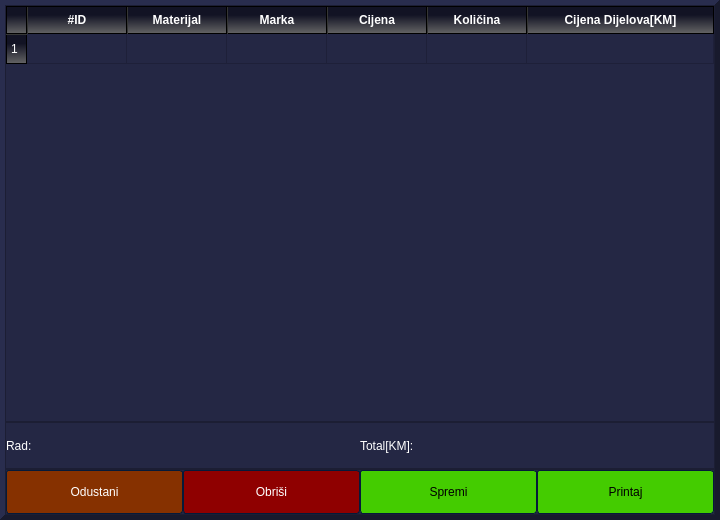
<?xml version="1.0" encoding="UTF-8"?>
<ui version="4.0">
 <class>ReceiptWindow</class>
 <widget class="QDialog" name="ReceiptWindow">
  <property name="geometry">
   <rect>
    <x>0</x>
    <y>0</y>
    <width>720</width>
    <height>520</height>
   </rect>
  </property>
  <property name="sizePolicy">
   <sizepolicy hsizetype="Ignored" vsizetype="Preferred">
    <horstretch>0</horstretch>
    <verstretch>0</verstretch>
   </sizepolicy>
  </property>
  <property name="windowTitle">
   <string>Budget Flow - Receipt</string>
  </property>
  <property name="styleSheet">
   <string notr="true">/*Copyright (c) DevSec Studio. All rights reserved.

MIT License

Permission is hereby granted, free of charge, to any person obtaining a copy
of this software and associated documentation files (the &quot;Software&quot;), to deal
in the Software without restriction, including without limitation the rights
to use, copy, modify, merge, publish, distribute, sublicense, and/or sell
copies of the Software, and to permit persons to whom the Software is
furnished to do so, subject to the following conditions:

The above copyright notice and this permission notice shall be included in all
copies or substantial portions of the Software.

THE SOFTWARE IS PROVIDED *AS IS*, WITHOUT WARRANTY OF ANY KIND, EXPRESS OR
IMPLIED, INCLUDING BUT NOT LIMITED TO THE WARRANTIES OF MERCHANTABILITY,
FITNESS FOR A PARTICULAR PURPOSE AND NONINFRINGEMENT. IN NO EVENT SHALL THE
AUTHORS OR COPYRIGHT HOLDERS BE LIABLE FOR ANY CLAIM, DAMAGES OR OTHER
LIABILITY, WHETHER IN AN ACTION OF CONTRACT, TORT OR OTHERWISE, ARISING FROM,
OUT OF OR IN CONNECTION WITH THE SOFTWARE OR THE USE OR OTHER DEALINGS IN THE SOFTWARE.
*/

/*-----QWidget-----*/
QWidget
{
	
	background-color: rgb(36, 39, 68);
	color: #fff;
	selection-background-color: rgb(0, 255, 127);
	selection-color: #000;

}


/*-----QLabel-----*/
QLabel
{
	background-color: transparent;
	color: #fff;

}


/*-----QMenuBar-----*/
QMenuBar 
{
	background-color: qlineargradient(spread:repeat, x1:1, y1:0, x2:1, y2:1, stop:0 rgba(57, 57, 57, 255),stop:1 rgba(50, 50, 50, 255));
	border: 1px solid #000;
	color: #fff;

}


QMenuBar::item 
{
	background-color: transparent;

}


QMenuBar::item:selected 
{
	background-color: rgba(183, 134, 32, 20%);
	border: 1px solid #b78620;
	color: #fff;

}


QMenuBar::item:pressed 
{
	background-color: rgb(183, 134, 32);
	border: 1px solid #b78620;
	color: #fff;

}


/*-----QMenu-----*/
QMenu
{
    background-color: qlineargradient(spread:repeat, x1:1, y1:0, x2:1, y2:1, stop:0 rgba(57, 57, 57, 255),stop:1 rgba(50, 50, 50, 255));
    border: 1px solid #222;
    padding: 4px;
	color: #fff;

}


QMenu::item
{
    background-color: transparent;
    padding: 2px 20px 2px 20px;

}


QMenu::separator
{
   	background-color: rgb(183, 134, 32);
	height: 1px;

}


QMenu::item:disabled
{
    color: #555;
    background-color: transparent;
    padding: 2px 20px 2px 20px;

}


QMenu::item:selected
{
	background-color: rgba(183, 134, 32, 20%);
	border: 1px solid #b78620;
	color: #fff;

}


/*-----QToolBar-----*/
QToolBar
{
	background-color: qlineargradient(spread:repeat, x1:1, y1:0, x2:1, y2:1, stop:0 rgba(69, 69, 69, 255),stop:1 rgba(58, 58, 58, 255));
	border-top: none;
	border-bottom: 1px solid #4f4f4f;
	border-left: 1px solid #4f4f4f;
	border-right: 1px solid #4f4f4f;

}


QToolBar::separator
{
	background-color: #2e2e2e;
	width: 1px;

}


/*-----QToolButton-----*/
QToolButton 
{
	background-color: transparent;
	color: #fff;
	padding: 5px;
	padding-left: 8px;
	padding-right: 8px;
	margin-left: 1px;
}


QToolButton:hover
{
	background-color: rgba(183, 134, 32, 20%);
	border: 1px solid #b78620;
	color: #fff;
	
}


QToolButton:pressed
{
	background-color: qlineargradient(spread:repeat, x1:1, y1:0, x2:1, y2:1, stop:0 rgba(57, 57, 57, 255),stop:1 rgba(50, 50, 50, 255));
	border: 1px solid #b78620;

}


QToolButton:checked
{
	background-color: qlineargradient(spread:repeat, x1:1, y1:0, x2:1, y2:1, stop:0 rgba(57, 57, 57, 255),stop:1 rgba(50, 50, 50, 255));
	border: 1px solid #222;
}


/*-----QPushButton-----*/
QPushButton
{
	background-color: qlineargradient(spread:repeat, x1:1, y1:0, x2:1, y2:1, stop:0 rgba(84, 84, 84, 255),stop:1 rgba(59, 59, 59, 255));
	color: #ffffff;
	min-width: 80px;
	border-style: solid;
	border-width: 1px;
	border-radius: 3px;
	border-color: #051a39;
	padding: 5px;

}


QPushButton::flat
{
	background-color: rgb(24, 25, 45);
	color:white;
}


QPushButton::disabled
{
	background-color: #404040;
	color: #656565;
	border-color: #051a39;

}


QPushButton::hover
{
	background-color: rgba(0, 85, 255, 10%);
	border: 1px solid  rgb(0, 85, 255);

}


QPushButton::pressed
{
	background-color: qlineargradient(spread:pad, x1:0.489, y1:0, x2:0.494, y2:1, stop:0.102273 rgba(0, 0, 0, 255), stop:0.880682 rgba(9, 31, 198, 167));
	border: 1px solid #b78620;

}


QPushButton::checked
{
	background-color: qlineargradient(spread:repeat, x1:1, y1:0, x2:1, y2:1, stop:0 rgba(74, 74, 74, 255),stop:1 rgba(49, 49, 49, 255));
	border: 1px solid #222;

}


/*-----QLineEdit-----*/
QLineEdit
{
	background-color: rgb(15, 16, 29);
	color : #eee;
	border: 1px solid rgb(0, 0, 0);;
	border-radius: 2px;

}


/*-----QPlainTExtEdit-----*/
QPlainTextEdit
{
	background-color: #131313;
	color : #eee;
	border: 1px solid #343434;
	border-radius: 2px;
	padding: 3px;
	padding-left: 5px;

}


/*-----QTabBar-----*/
QTabBar::tab
{
	background-color: qlineargradient(spread:repeat, x1:1, y1:0, x2:1, y2:1, stop:0 rgba(84, 84, 84, 255),stop:1 rgba(59, 59, 59, 255));
	color: #ffffff;
	border-style: solid;
	border-width: 1px;
	border-color: #666;
	border-bottom: none;
	padding: 5px;
	padding-left: 15px;
	padding-right: 15px;

}


QTabWidget::pane 
{
	background-color: red;
	border: 1px solid #666;
	top: 1px;

}


QTabBar::tab:last
{
	margin-right: 0; 

}


QTabBar::tab:first:!selected
{
	background-color: #0c0c0d;
	margin-left: 0px;

}


QTabBar::tab:!selected
{
	color: #b1b1b1;
	border-bottom-style: solid;
	background-color: #0c0c0d;

}


QTabBar::tab:selected
{
	margin-bottom: 0px;

}


QTabBar::tab:!selected:hover
{
	border-top-color: #b78620;

}


/*-----QComboBox-----*/
QComboBox
{
    background-color: qlineargradient(spread:repeat, x1:1, y1:0, x2:1, y2:1, stop:0 rgba(84, 84, 84, 255),stop:1 rgba(59, 59, 59, 255));
    border: 1px solid #000;
    padding-left: 6px;
    color: #ffffff;
    height: 20px;

}


QComboBox::disabled
{
	background-color: #404040;
	color: #656565;
	border-color: #051a39;

}


QComboBox:on
{
    background-color: #b78620;
	color: #000;

}


QComboBox QAbstractItemView
{
    background-color: #383838;
    color: #ffffff;
    border: 1px solid black;
    selection-background-color: #b78620;
    outline: 0;

}


QComboBox::drop-down
{
	background-color: qlineargradient(spread:repeat, x1:1, y1:0, x2:1, y2:1, stop:0 rgba(57, 57, 57, 255),stop:1 rgba(50, 50, 50, 255));
    subcontrol-origin: padding;
    subcontrol-position: top right;
    width: 15px;
    border-left-width: 1px;
    border-left-color: black;
    border-left-style: solid; 

}


QComboBox::down-arrow
{
    image: url(://arrow-down.png);
    width: 8px;
    height: 8px;
}


/*-----QSpinBox &amp; QDateTimeEdit-----*/
QSpinBox,
QDateTimeEdit 
{
    background-color: #131313;
	color : #eee;
	border: 1px solid #343434;
	padding: 3px;
	padding-left: 5px;
    border-radius : 2px;

}


QSpinBox::up-button, 
QDateTimeEdit::up-button
{
	border-top-right-radius:2px;
	background-color: #777777;
    width: 16px; 
    border-width: 1px;

}


QSpinBox::up-button:hover, 
QDateTimeEdit::up-button:hover
{
	background-color: #585858;

}


QSpinBox::up-button:pressed, 
QDateTimeEdit::up-button:pressed
{
	background-color: #252525;
    width: 16px; 
    border-width: 1px;

}


QSpinBox::up-arrow,
QDateTimeEdit::up-arrow
{
    image: url(://arrow-up.png);
    width: 7px;
    height: 7px;

}


QSpinBox::down-button, 
QDateTimeEdit::down-button
{
	border-bottom-right-radius:2px;
	background-color: #777777;
    width: 16px; 
    border-width: 1px;

}


QSpinBox::down-button:hover, 
QDateTimeEdit::down-button:hover
{
	background-color: #585858;

}


QSpinBox::down-button:pressed, 
QDateTimeEdit::down-button:pressed
{
	background-color: #252525;
    width: 16px; 
    border-width: 1px;

}


QSpinBox::down-arrow,
QDateTimeEdit::down-arrow
{
    image: url(://arrow-down.png);
    width: 7px;
    height: 7px;

}


/*-----QGroupBox-----*/
QGroupBox 
{
    border: 1px solid;
    border-color: #666666;
	border-radius: 5px;
    margin-top: 20px;

}


QGroupBox::title  
{
    background-color: transparent;
    color: #eee;
    subcontrol-origin: margin;
    padding: 5px;
	border-top-left-radius: 3px;
	border-top-right-radius: 3px;

}


/*-----QHeaderView-----*/
QHeaderView::section
{
    
	background-color: qlineargradient(spread:pad, x1:0.494, y1:0, x2:0.506, y2:1, stop:0.323864 rgba(18, 19, 36, 255), stop:1 rgba(102, 102, 102, 255));
	border: 1px solid #000;
    color: #fff;
    text-align: left;
	padding: 4px;
	
}

QTableCornerButton::section {
	background-color: qlineargradient(spread:pad, x1:0.494, y1:0, x2:0.506, y2:1, stop:0.323864 rgba(18, 19, 36, 255), stop:1 rgba(102, 102, 102, 255));
	border: 1px solid #000;
    color: #fff;
	padding: 4px;
}

QHeaderView::section:disabled
{
    background-color: #525251;
    color: #656565;

}


QHeaderView::section:checked
{
    background-color: qlineargradient(spread:repeat, x1:1, y1:0, x2:1, y2:1, stop:0 rgba(60, 60, 60, 255),stop:1 rgba(50, 50, 50, 255));
    color: #fff;

}


QHeaderView::section::vertical::first,
QHeaderView::section::vertical::only-one
{
    border-top: 1px solid #353635;

}


QHeaderView::section::vertical
{
    border-top: 1px solid #353635;

}


QHeaderView::section::horizontal::first,
QHeaderView::section::horizontal::only-one
{
    border-left: 1px solid #353635;

}


QHeaderView::section::horizontal
{
    border-left: 1px solid #353635;

}


/*-----QTreeWidget-----*/
QTreeView
{
	show-decoration-selected: 1;
	alternate-background-color: #3a3a3a;
	selection-color: #fff;
	background-color: #2d2d2d;
	border: 1px solid gray;
	padding-top : 5px;
	color: #fff;
	font: 8pt;

}


QTreeView::item:selected
{
	color:#fff;
	background-color: #b78620;
	border-radius: 0px;

}


QTreeView::item:!selected:hover
{
    background-color: #262626;
    border: none;
    color: white;

}


QTreeView::branch:has-children:!has-siblings:closed,
QTreeView::branch:closed:has-children:has-siblings 
{
	image: url(://tree-closed.png);

}


QTreeView::branch:open:has-children:!has-siblings,
QTreeView::branch:open:has-children:has-siblings  
{
	image: url(://tree-open.png);

}


/*-----QListView-----*/
QListView 
{
	background-color: qlineargradient(spread:repeat, x1:1, y1:0, x2:1, y2:1, stop:0 rgba(83, 83, 83, 255),stop:0.293269 rgba(81, 81, 81, 255),stop:0.634615 rgba(79, 79, 79, 255),stop:1 rgba(83, 83, 83, 255));
    border: black;
    color: white;
    show-decoration-selected: 1; 
    outline: 0;
	border: 1px solid gray;

}


QListView::disabled 
{
	background-color: #656565;
	color: #1b1b1b;
    border: 1px solid #656565;

}


QListView::item 
{
	background-color: #2d2d2d;
    padding: 1px;

}


QListView::item:alternate 
{
    background-color: #3a3a3a;

}


QListView::item:selected 
{
	background-color: #b78620;
	border: 1px solid #b78620;
	color: #fff;

}


QListView::item:selected:!active 
{
	background-color: #b78620;
	border: 1px solid #b78620;
	color: #fff;

}


QListView::item:selected:active 
{
	background-color: #b78620;
	border: 1px solid #b78620;
	color: #fff;

}


QListView::item:hover {
    background-color: #262626;
    border: none;
    color: white;

}


/*-----QCheckBox-----*/
QCheckBox
{
	background-color: transparent;
   color:rgb(15, 16, 29)
	border: none;

}


QCheckBox::indicator
{
    background-color: #323232;
    border: 1px solid darkgray;
    width: 12px;
    height: 12px;

}


QCheckBox::indicator:checked
{
    image:url(&quot;./ressources/check.png&quot;);
	background-color: #b78620;
    border: 1px solid #3a546e;

}


QCheckBox::indicator:unchecked:hover
{
	border: 1px solid #b78620; 

}


QCheckBox::disabled
{
	color: #656565;

}


QCheckBox::indicator:disabled
{
	background-color: #656565;
	color: #656565;
    border: 1px solid #656565;

}


/*-----QRadioButton-----*/
QRadioButton 
{
	color: lightgray;
	background-color: transparent;

}


QRadioButton::indicator::unchecked:hover 
{
	background-color: lightgray;
	border: 2px solid #b78620;
	border-radius: 6px;
}


QRadioButton::indicator::checked 
{
	border: 2px solid #b78620;
	border-radius: 6px;
	background-color: rgba(183,134,32,20%);  
	width: 9px; 
	height: 9px; 

}


/*-----QSlider-----*/
QSlider::groove:horizontal 
{
	background-color: transparent;
	height: 3px;

}


QSlider::sub-page:horizontal 
{
	background-color: #b78620;

}


QSlider::add-page:horizontal 
{
	background-color: #131313;

}


QSlider::handle:horizontal 
{
	background-color: #b78620;
	width: 14px;
	margin-top: -6px;
	margin-bottom: -6px;
	border-radius: 6px;

}


QSlider::handle:horizontal:hover 
{
	background-color: #d89e25;
	border-radius: 6px;

}


QSlider::sub-page:horizontal:disabled 
{
	background-color: #bbb;
	border-color: #999;

}


QSlider::add-page:horizontal:disabled 
{
	background-color: #eee;
	border-color: #999;

}


QSlider::handle:horizontal:disabled 
{
	background-color: #eee;
	border: 1px solid #aaa;
	border-radius: 3px;

}


/*-----QScrollBar-----*/
QScrollBar:horizontal
{
    border: 1px solid #222222;
    background-color: #3d3d3d;
    height: 15px;
    margin: 0px 16px 0 16px;

}


QScrollBar::handle:horizontal
{
	background-color: qlineargradient(spread:repeat, x1:1, y1:0, x2:1, y2:1, stop:0 rgba(97, 97, 97, 255),stop:1 rgba(90, 90, 90, 255));
	border: 1px solid #2d2d2d;
    min-height: 20px;

}


QScrollBar::add-line:horizontal
{
	background-color: qlineargradient(spread:repeat, x1:1, y1:0, x2:1, y2:1, stop:0 rgba(97, 97, 97, 255),stop:1 rgba(90, 90, 90, 255));
	border: 1px solid #2d2d2d;
    width: 15px;
    subcontrol-position: right;
    subcontrol-origin: margin;

}


QScrollBar::sub-line:horizontal
{
	background-color: qlineargradient(spread:repeat, x1:1, y1:0, x2:1, y2:1, stop:0 rgba(97, 97, 97, 255),stop:1 rgba(90, 90, 90, 255));
	border: 1px solid #2d2d2d;
    width: 15px;
    subcontrol-position: left;
    subcontrol-origin: margin;

}


QScrollBar::right-arrow:horizontal
{
    image: url(://arrow-right.png);
    width: 6px;
    height: 6px;

}


QScrollBar::left-arrow:horizontal
{
    image: url(://arrow-left.png);
    width: 6px;
    height: 6px;

}


QScrollBar::add-page:horizontal, QScrollBar::sub-page:horizontal
{
    background: none;

}


QScrollBar:vertical
{
    background-color: #3d3d3d;
    width: 16px;
	border: 1px solid #2d2d2d;
    margin: 16px 0px 16px 0px;

}


QScrollBar::handle:vertical
{
    background-color: qlineargradient(spread:repeat, x1:1, y1:0, x2:1, y2:1, stop:0 rgba(97, 97, 97, 255),stop:1 rgba(90, 90, 90, 255));
	border: 1px solid #2d2d2d;
    min-height: 20px;

}


QScrollBar::add-line:vertical
{
	background-color: qlineargradient(spread:repeat, x1:1, y1:0, x2:1, y2:1, stop:0 rgba(97, 97, 97, 255),stop:1 rgba(90, 90, 90, 255));
	border: 1px solid #2d2d2d;
    height: 15px;
    subcontrol-position: bottom;
    subcontrol-origin: margin;

}


QScrollBar::sub-line:vertical
{
	background-color: qlineargradient(spread:repeat, x1:1, y1:0, x2:1, y2:1, stop:0 rgba(97, 97, 97, 255),stop:1 rgba(90, 90, 90, 255));
	border: 1px solid #2d2d2d;
    height: 15px;
    subcontrol-position: top;
    subcontrol-origin: margin;

}


QScrollBar::up-arrow:vertical
{
    image: url(://arrow-up.png);
    width: 6px;
    height: 6px;

}


QScrollBar::down-arrow:vertical
{
    image: url(://arrow-down.png);
    width: 6px;
    height: 6px;

}


QScrollBar::add-page:vertical, QScrollBar::sub-page:vertical
{
    background: none;

}


/*-----QProgressBar-----*/
QProgressBar
{
    border: 1px solid #666666;
    text-align: center;
	color: #000;
	font-weight: bold;

}


QProgressBar::chunk
{
    background-color: #b78620;
    width: 30px;
    margin: 0.5px;

}

</string>
  </property>
  <layout class="QVBoxLayout" name="verticalLayout">
   <property name="spacing">
    <number>0</number>
   </property>
   <property name="leftMargin">
    <number>0</number>
   </property>
   <property name="topMargin">
    <number>0</number>
   </property>
   <property name="rightMargin">
    <number>0</number>
   </property>
   <property name="bottomMargin">
    <number>0</number>
   </property>
   <item>
    <widget class="QFrame" name="frame">
     <property name="frameShape">
      <enum>QFrame::Panel</enum>
     </property>
     <property name="frameShadow">
      <enum>QFrame::Raised</enum>
     </property>
     <property name="lineWidth">
      <number>5</number>
     </property>
     <property name="midLineWidth">
      <number>5</number>
     </property>
     <layout class="QVBoxLayout" name="verticalLayout_2" stretch="9,1,1">
      <property name="spacing">
       <number>0</number>
      </property>
      <property name="leftMargin">
       <number>0</number>
      </property>
      <property name="topMargin">
       <number>0</number>
      </property>
      <property name="rightMargin">
       <number>0</number>
      </property>
      <property name="bottomMargin">
       <number>0</number>
      </property>
      <item>
       <widget class="QTableWidget" name="materials_receipt_table">
        <property name="font">
         <font>
          <family>Arial</family>
          <pointsize>9</pointsize>
          <weight>75</weight>
          <bold>true</bold>
         </font>
        </property>
        <property name="rowCount">
         <number>1</number>
        </property>
        <attribute name="horizontalHeaderDefaultSectionSize">
         <number>100</number>
        </attribute>
        <attribute name="horizontalHeaderStretchLastSection">
         <bool>true</bool>
        </attribute>
        <row/>
        <column>
         <property name="text">
          <string>#ID</string>
         </property>
         <property name="font">
          <font>
           <family>Arial</family>
           <weight>75</weight>
           <bold>true</bold>
          </font>
         </property>
        </column>
        <column>
         <property name="text">
          <string>Materijal</string>
         </property>
         <property name="font">
          <font>
           <family>Arial</family>
           <pointsize>9</pointsize>
           <weight>75</weight>
           <bold>true</bold>
          </font>
         </property>
        </column>
        <column>
         <property name="text">
          <string>Marka</string>
         </property>
         <property name="font">
          <font>
           <family>Arial</family>
           <pointsize>9</pointsize>
           <weight>75</weight>
           <bold>true</bold>
          </font>
         </property>
        </column>
        <column>
         <property name="text">
          <string>Cijena</string>
         </property>
         <property name="font">
          <font>
           <family>Arial</family>
           <pointsize>9</pointsize>
           <weight>75</weight>
           <bold>true</bold>
          </font>
         </property>
        </column>
        <column>
         <property name="text">
          <string>Količina</string>
         </property>
         <property name="font">
          <font>
           <family>Arial</family>
           <pointsize>9</pointsize>
           <weight>75</weight>
           <bold>true</bold>
          </font>
         </property>
        </column>
        <column>
         <property name="text">
          <string>Cijena Dijelova[KM]</string>
         </property>
         <property name="font">
          <font>
           <family>Arial</family>
           <pointsize>9</pointsize>
           <weight>75</weight>
           <bold>true</bold>
          </font>
         </property>
        </column>
       </widget>
      </item>
      <item>
       <widget class="QFrame" name="frame_2">
        <property name="frameShape">
         <enum>QFrame::StyledPanel</enum>
        </property>
        <property name="frameShadow">
         <enum>QFrame::Raised</enum>
        </property>
        <layout class="QHBoxLayout" name="horizontalLayout" stretch="2,3,2,3">
         <property name="spacing">
          <number>0</number>
         </property>
         <property name="leftMargin">
          <number>0</number>
         </property>
         <property name="topMargin">
          <number>0</number>
         </property>
         <property name="rightMargin">
          <number>0</number>
         </property>
         <property name="bottomMargin">
          <number>0</number>
         </property>
         <item>
          <widget class="QLabel" name="label_3">
           <property name="text">
            <string>Rad:</string>
           </property>
          </widget>
         </item>
         <item>
          <widget class="QLabel" name="service_text_label">
           <property name="text">
            <string/>
           </property>
          </widget>
         </item>
         <item>
          <widget class="QLabel" name="label_2">
           <property name="text">
            <string>Total[KM]:</string>
           </property>
          </widget>
         </item>
         <item>
          <widget class="QLabel" name="full_price_label">
           <property name="text">
            <string/>
           </property>
          </widget>
         </item>
        </layout>
       </widget>
      </item>
      <item>
       <widget class="QFrame" name="frame_3">
        <property name="frameShape">
         <enum>QFrame::StyledPanel</enum>
        </property>
        <property name="frameShadow">
         <enum>QFrame::Raised</enum>
        </property>
        <layout class="QHBoxLayout" name="horizontalLayout_2">
         <property name="spacing">
          <number>0</number>
         </property>
         <property name="leftMargin">
          <number>0</number>
         </property>
         <property name="topMargin">
          <number>0</number>
         </property>
         <property name="rightMargin">
          <number>0</number>
         </property>
         <property name="bottomMargin">
          <number>0</number>
         </property>
         <item>
          <widget class="QPushButton" name="cancel_print_reciept_button">
           <property name="sizePolicy">
            <sizepolicy hsizetype="Preferred" vsizetype="Preferred">
             <horstretch>0</horstretch>
             <verstretch>0</verstretch>
            </sizepolicy>
           </property>
           <property name="styleSheet">
            <string notr="true">QPushButton::flat
{
	
	background-color: rgb(134, 49, 0);
	color:white;
}

QPushButton::hover
{
	background-color: rgba(0, 85, 255, 20%);
	border: 1px solid  rgb(0, 85, 255);

}


QPushButton::pressed
{
	background-color: qlineargradient(spread:pad, x1:0.489, y1:0, x2:0.494, y2:1, stop:0.102273 rgba(0, 0, 0, 255), stop:0.880682 rgba(9, 31, 198, 167));
	border: 1px solid #b78620;

}</string>
           </property>
           <property name="text">
            <string>Odustani</string>
           </property>
           <property name="flat">
            <bool>true</bool>
           </property>
          </widget>
         </item>
         <item>
          <widget class="QPushButton" name="delete_entry_button">
           <property name="sizePolicy">
            <sizepolicy hsizetype="Preferred" vsizetype="Preferred">
             <horstretch>0</horstretch>
             <verstretch>0</verstretch>
            </sizepolicy>
           </property>
           <property name="styleSheet">
            <string notr="true">QPushButton::flat
{
	background-color: rgb(143, 0, 0);
	color:white;
}

QPushButton::hover
{
	background-color: rgba(0, 85, 255, 20%);
	border: 1px solid  rgb(0, 85, 255);

}


QPushButton::pressed
{
	background-color: qlineargradient(spread:pad, x1:0.489, y1:0, x2:0.494, y2:1, stop:0.102273 rgba(0, 0, 0, 255), stop:0.880682 rgba(9, 31, 198, 167));
	border: 1px solid #b78620;

}</string>
           </property>
           <property name="text">
            <string>Obriši</string>
           </property>
           <property name="flat">
            <bool>true</bool>
           </property>
          </widget>
         </item>
         <item>
          <widget class="QPushButton" name="modify_reciept_button">
           <property name="sizePolicy">
            <sizepolicy hsizetype="Preferred" vsizetype="Preferred">
             <horstretch>0</horstretch>
             <verstretch>0</verstretch>
            </sizepolicy>
           </property>
           <property name="styleSheet">
            <string notr="true">QPushButton::flat
{
	background-color: rgb(68, 204, 0);
	color:black;
}

QPushButton::hover
{
	background-color: rgba(0, 85, 255, 20%);
	color:white;
	border: 1px solid  rgb(0, 85, 255);

}


QPushButton::pressed
{
	background-color: qlineargradient(spread:pad, x1:0.489, y1:0, x2:0.494, y2:1, stop:0.102273 rgba(0, 0, 0, 255), stop:0.880682 rgba(9, 31, 198, 167));
	border: 1px solid #b78620;

}</string>
           </property>
           <property name="text">
            <string>Spremi</string>
           </property>
           <property name="flat">
            <bool>true</bool>
           </property>
          </widget>
         </item>
         <item>
          <widget class="QPushButton" name="print_reciept_button">
           <property name="sizePolicy">
            <sizepolicy hsizetype="Preferred" vsizetype="Preferred">
             <horstretch>0</horstretch>
             <verstretch>0</verstretch>
            </sizepolicy>
           </property>
           <property name="styleSheet">
            <string notr="true">QPushButton::flat
{
	background-color: rgb(68, 204, 0);
	color:black;
}

QPushButton::hover
{
	background-color: rgba(0, 85, 255, 20%);
	color:white;
	border: 1px solid  rgb(0, 85, 255);

}


QPushButton::pressed
{
	background-color: qlineargradient(spread:pad, x1:0.489, y1:0, x2:0.494, y2:1, stop:0.102273 rgba(0, 0, 0, 255), stop:0.880682 rgba(9, 31, 198, 167));
	border: 1px solid #b78620;

}</string>
           </property>
           <property name="text">
            <string>Printaj</string>
           </property>
           <property name="flat">
            <bool>true</bool>
           </property>
          </widget>
         </item>
        </layout>
       </widget>
      </item>
     </layout>
    </widget>
   </item>
  </layout>
 </widget>
 <resources/>
 <connections/>
</ui>
